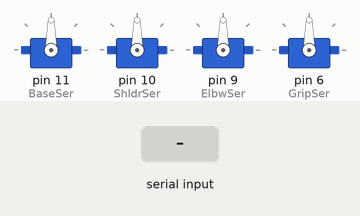
Bench run of a sketch on a simulated Arduino Uno, built with avr-gcc and run on an emulated ATmega328P. Parts: 4 × servo. Inputs (shaded band) come from the test bench.

Above: at 1.2 s.
1.3 s: "B" received over Serial
At 2.3 s:
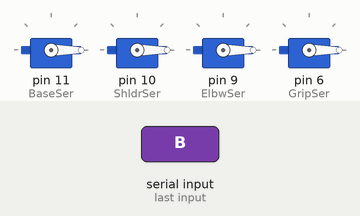
2.8 s: "30,150,10\n" received over Serial
At 3.4 s:
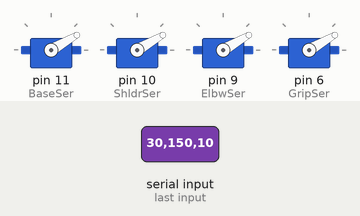
4.3 s: "200\n" received over Serial
At 4.6 s:
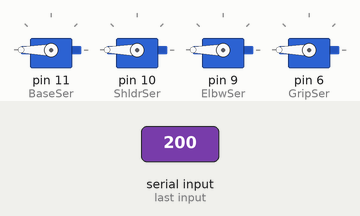
5.8 s: "C" received over Serial
At 6.9 s:
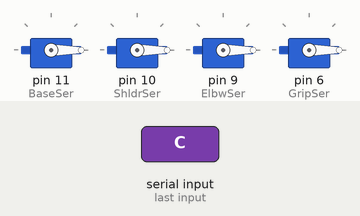
7.3 s: "90,45,200\n" received over Serial
At 8.1 s:
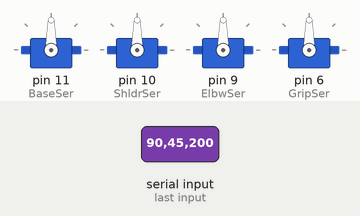
Timing chart, 0 to 9.8 s (numbered marks = the images above; inputs shaded):
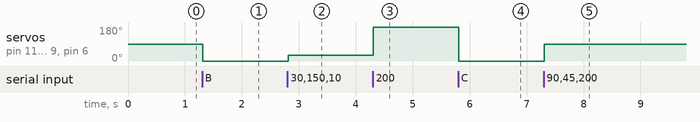

Measured:
- after the input at 1.3 s, servo on pin 11 (BaseSer), servo on pin 10 (ShldrSer), servo on pin 9 (ElbwSer), servo on pin 6 (GripSer): 90° → 0° at once
- after the input at 2.8 s, servo on pin 11 (BaseSer), servo on pin 10 (ShldrSer), servo on pin 9 (ElbwSer), servo on pin 6 (GripSer): 0° → 30° at once
- after the input at 4.3 s, servo on pin 11 (BaseSer), servo on pin 10 (ShldrSer), servo on pin 9 (ElbwSer), servo on pin 6 (GripSer): 30° → 180° at once
- after the input at 5.8 s, servo on pin 11 (BaseSer), servo on pin 10 (ShldrSer), servo on pin 9 (ElbwSer), servo on pin 6 (GripSer): 180° → 0° at once
- after the input at 7.3 s, servo on pin 11 (BaseSer), servo on pin 10 (ShldrSer), servo on pin 9 (ElbwSer), servo on pin 6 (GripSer): 0° → 90° at once

The sketch:

Main_robot_servo_control_old.ino
```cpp
#include<Servo.h>                               //servo library

Servo BaseSer;
Servo ShldrSer;
Servo ElbwSer;
Servo GripSer;
												//servo objects
String serialData;                              //declare string

void setup() {
  BaseSer.attach(11);                           //assigns servos to pins
  ShldrSer.attach(10);
  ElbwSer.attach(9);
  GripSer.attach(6);
  Serial.begin(115200);                         //sets the baud rate
  Serial.setTimeout(10);						//sets the maximum milliseconds to wait for serial data
}

void loop() {
}

void serialEvent() {
  serialData = Serial.readString();				//Reads Data
  BaseSer.write(parseDataA(serialData));       //Writes binary data to the serial port
  ShldrSer.write(parseDataB(serialData));
  ElbwSer.write(parseDataC(serialData));
  GripSer.write(parseDataD(serialData));
}

int parseDataA(String data){                  //.remove(index, count) index: The position at which to start the remove process (zero indexed), count: The number of characters to remove
  data.remove(data.indexOf("B"));             //removes data
  data.remove(data.indexOf("C"));
  data.remove(data.indexOf("D"));
  data.remove(data.indexOf("A"), 1);
  return data.toInt();
}

int parseDataB(String data){				  //Removes caracters from serial data to leave with the degree
  data.remove(0, data.indexOf("B") + 1);      //.indexOf, retuns index of letter
  return data.toInt();                        //Converts a valid String to an integer
}

int parseDataC(String data){
  data.remove(0, data.indexOf("C") + 1);
  return data.toInt();
}

int parseDataD(String data){
  data.remove(0, data.indexOf("D") + 1);
  return data.toInt();
}
```
